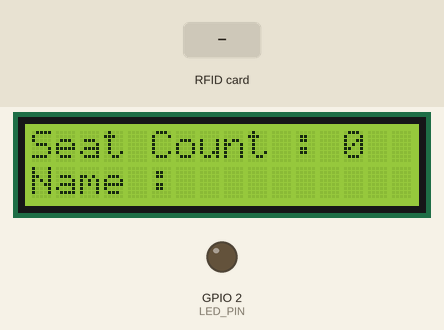
Recording of a sketch running on a simulated ESP32. Parts: 16×2 character LCD, output pins drawn as LEDs (lit = HIGH). The test bench sets the inputs (shaded band). WiFi joins after 1.5 s; servers stay silent unless stated; what the sketch prints to the serial monitor is not drawn.

Above: at 4.1 s.
4.2 s: RFID card 53 7B 2C DD held to the reader
At 5.8 s:
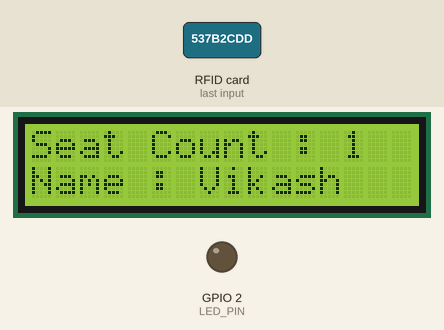
6.1 s: RFID card 63 87 0A FB held to the reader
At 7.6 s:
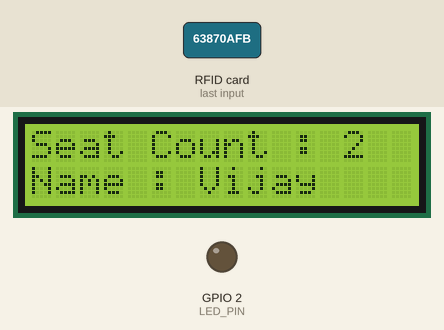
Timing chart, 0 to 9.1 s (numbered marks = the images above; inputs shaded):
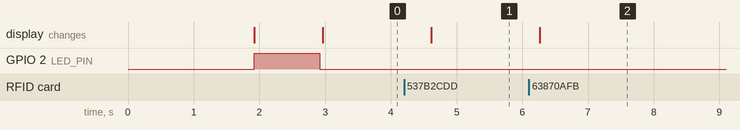

The sketch:

mypro.ino
```cpp
#define BLYNK_PRINT Serial
#define BLYNK_TEMPLATE_ID "TMPL3X-IlL1MU"
#define BLYNK_TEMPLATE_NAME "Quickstart Template"
#define BLYNK_AUTH_TOKEN "QpeFQvsM98917FtGycBiVAGaa322ljLt"
#include <BlynkSimpleEsp32.h>
#include <LiquidCrystal_I2C.h>
#include "Students.h"
#include <SPI.h>
#include <MFRC522.h>
#include <TinyGPS++.h>
#include <SoftwareSerial.h>


#define RST_PIN 4
#define SS_PIN 5

Students name;
TinyGPSPlus gps;

LiquidCrystal_I2C lcd(0x27, 16, 2);
SoftwareSerial gpsSerial(27, 26);
MFRC522 mfrc522(SS_PIN, RST_PIN);


int set1 = 0, set2 = 0, set3 = 0;

char auth[] = BLYNK_AUTH_TOKEN;
char ssid[] = "EFWM";
char pass[] = "12345678";


#define LED_PIN 2
String Namelist;
int SeatCount = 0;

void setup() {
  Serial.begin(9600);
  SPI.begin();
  gpsSerial.begin(9600);

  Blynk.begin(auth, ssid, pass);
  name.SETID();
  lcd.init();
  lcd.backlight();
  mfrc522.PCD_Init();


  name.ledState(LED_PIN);
  name.ledOn();
  SeatCount = 0;
  delay(1000);
  name.ledOff();

  Serial.println("Ready to read RFID tags...");
}

void loop() {
  if (mfrc522.PICC_IsNewCardPresent() && mfrc522.PICC_ReadCardSerial()) {
    String content = "";
    for (byte i = 0; i < mfrc522.uid.size; i++) {
      content.concat(String(mfrc522.uid.uidByte[i] < 0x10 ? " 0" : " "));
      content.concat(String(mfrc522.uid.uidByte[i], HEX));
    }
    content.toUpperCase();
    Serial.println(content.substring(1));
    if (content.substring(1) == name.Vikash() && set1 == 0) {
      Blynk.virtualWrite(V1, "Vikash");
      Namelist = "Vikash";
      SeatCount += 1;
      set1 = 1;
    } else if (content.substring(1) == name.Vijay() && set2 == 0) {
      Blynk.virtualWrite(V3, "Vijay");
      Namelist = "Vijay";
      SeatCount += 1;
      set2 = 1;
    } else if (content.substring(1) == name.Kavin() && set3 == 0) {
      Blynk.virtualWrite(V4, "Kavin");
      Namelist = "Kavin";
      SeatCount += 1;
      set3 = 1;
    }
    Blynk.virtualWrite(V2, SeatCount);
  }
  mfrc522.PICC_HaltA();
  mfrc522.PCD_StopCrypto1();

  lcd.clear();
  lcd.setCursor(0, 0);
  lcd.print("Seat Count : ");
  lcd.print(SeatCount);
  lcd.setCursor(0, 1);
  lcd.print("Name : " + Namelist);
  delay(500);

  if (SeatCount == 0) {
    Blynk.virtualWrite(V1, " ");
    Blynk.virtualWrite(V3, " ");
    Blynk.virtualWrite(V4, " ");
    Blynk.virtualWrite(V2, SeatCount);
  }

  Serial.print("Latitude: ");
  Serial.print(gps.location.lat(), 6);
  Serial.print("   Longitude: ");
  Serial.print(gps.location.lng(), 6);
  Serial.print("   Distance: ");
  Serial.println(name.calculateDistance(11.119787, 77.996736, gps.location.lat() , gps.location.lng()));

  float dist = name.calculateDistance(11.119787, 77.996736, gps.location.lat() , gps.location.lng());
  Blynk.virtualWrite(V6, dist);
  Blynk.virtualWrite(V0, "Distalnce : " + String(dist));
  Blynk.virtualWrite(V5, "https://www.google.com/maps?q=" + String(gps.location.lat()) + "," + String(gps.location.lng()));
}
```

Students.cpp
```cpp
#include "esp32-hal-gpio.h"
#include "Students.h"


void Students::SETID() {
  vikashId = "53 7B 2C DD";
  vijayId = "63 87 0A FB";
  kavinId = "39 E8 CB 99";
}
void Students::ledState(int pinNumber) {
    pinMode(pinNumber, OUTPUT);
    led = pinNumber;
}

void Students::ledOn(){
  digitalWrite(led, HIGH);
}

void Students::ledOff(){
  digitalWrite(led, LOW);
}

float Students::calculateDistance(float lat1, float lon1, float lat2, float lon2){
  float dLat = radians(lat2 - lat1);
  float dLon = radians(lon2 - lon1);
  float a = sin(dLat / 2) * sin(dLat / 2) +
            cos(radians(lat1)) * cos(radians(lat2)) *
            sin(dLon / 2) * sin(dLon / 2);
  float c = 2 * atan2(sqrt(a), sqrt(1 - a));
  float distance = 6371 * c;
  return distance;
}

String Students::Vikash() {
  return vikashId;
}

String Students::Vijay() {
  return vijayId;
}

String Students::Kavin() {
  return kavinId;
}
```

Students.h
```cpp
#ifndef Students_h
#define Students_h
#include <Arduino.h>


class Students {
  private:
  String vikashId;
  String vijayId;
  String kavinId;

  //led pin mode
  int led;

public:
  void SETID();
  String Vikash();
  String Vijay();
  String Kavin();
  void ledState(int pinNumber);
  void ledOn();
  void ledOff();
  float calculateDistance(float lat1, float lon1, float lat2, float lon2);
};

#endif
```

Measured:
- after the input at 4.2 s, the display: changes after 0.41 s (image 1)
- after the input at 6.1 s, the display: changes after 0.16 s (image 2)
